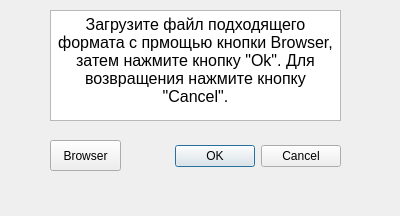
<?xml version="1.0" encoding="UTF-8"?>
<ui version="4.0">
 <class>Webcam</class>
 <widget class="QDialog" name="Webcam">
  <property name="geometry">
   <rect>
    <x>0</x>
    <y>0</y>
    <width>400</width>
    <height>216</height>
   </rect>
  </property>
  <property name="windowTitle">
   <string>Dialog</string>
  </property>
  <widget class="QDialogButtonBox" name="buttonBox">
   <property name="geometry">
    <rect>
     <x>170</x>
     <y>140</y>
     <width>171</width>
     <height>32</height>
    </rect>
   </property>
   <property name="orientation">
    <enum>Qt::Horizontal</enum>
   </property>
   <property name="standardButtons">
    <set>QDialogButtonBox::Cancel|QDialogButtonBox::Ok</set>
   </property>
  </widget>
  <widget class="QToolButton" name="toolButton">
   <property name="geometry">
    <rect>
     <x>50</x>
     <y>140</y>
     <width>71</width>
     <height>31</height>
    </rect>
   </property>
   <property name="text">
    <string>Browser</string>
   </property>
  </widget>
  <widget class="QTextEdit" name="textEdit">
   <property name="geometry">
    <rect>
     <x>50</x>
     <y>10</y>
     <width>291</width>
     <height>111</height>
    </rect>
   </property>
   <property name="html">
    <string>&lt;!DOCTYPE HTML PUBLIC &quot;-//W3C//DTD HTML 4.0//EN&quot; &quot;http://www.w3.org/TR/REC-html40/strict.dtd&quot;&gt;
&lt;html&gt;&lt;head&gt;&lt;meta name=&quot;qrichtext&quot; content=&quot;1&quot; /&gt;&lt;style type=&quot;text/css&quot;&gt;
p, li { white-space: pre-wrap; }
&lt;/style&gt;&lt;/head&gt;&lt;body style=&quot; font-family:'MS Shell Dlg 2'; font-size:8.25pt; font-weight:400; font-style:normal;&quot;&gt;
&lt;p align=&quot;center&quot; style=&quot; margin-top:0px; margin-bottom:0px; margin-left:0px; margin-right:0px; -qt-block-indent:0; text-indent:0px;&quot;&gt;&lt;span style=&quot; font-size:12pt;&quot;&gt;Загрузите файл подходящего формата с прмощью кнопки Browser, затем нажмите кнопку &amp;quot;Ok&amp;quot;. Для возвращения нажмите кнопку &amp;quot;Cancel&amp;quot;.&lt;/span&gt;&lt;/p&gt;&lt;/body&gt;&lt;/html&gt;</string>
   </property>
  </widget>
 </widget>
 <resources/>
 <connections>
  <connection>
   <sender>buttonBox</sender>
   <signal>accepted()</signal>
   <receiver>Webcam</receiver>
   <slot>accept()</slot>
   <hints>
    <hint type="sourcelabel">
     <x>248</x>
     <y>254</y>
    </hint>
    <hint type="destinationlabel">
     <x>157</x>
     <y>274</y>
    </hint>
   </hints>
  </connection>
  <connection>
   <sender>buttonBox</sender>
   <signal>rejected()</signal>
   <receiver>Webcam</receiver>
   <slot>reject()</slot>
   <hints>
    <hint type="sourcelabel">
     <x>316</x>
     <y>260</y>
    </hint>
    <hint type="destinationlabel">
     <x>286</x>
     <y>274</y>
    </hint>
   </hints>
  </connection>
 </connections>
</ui>
